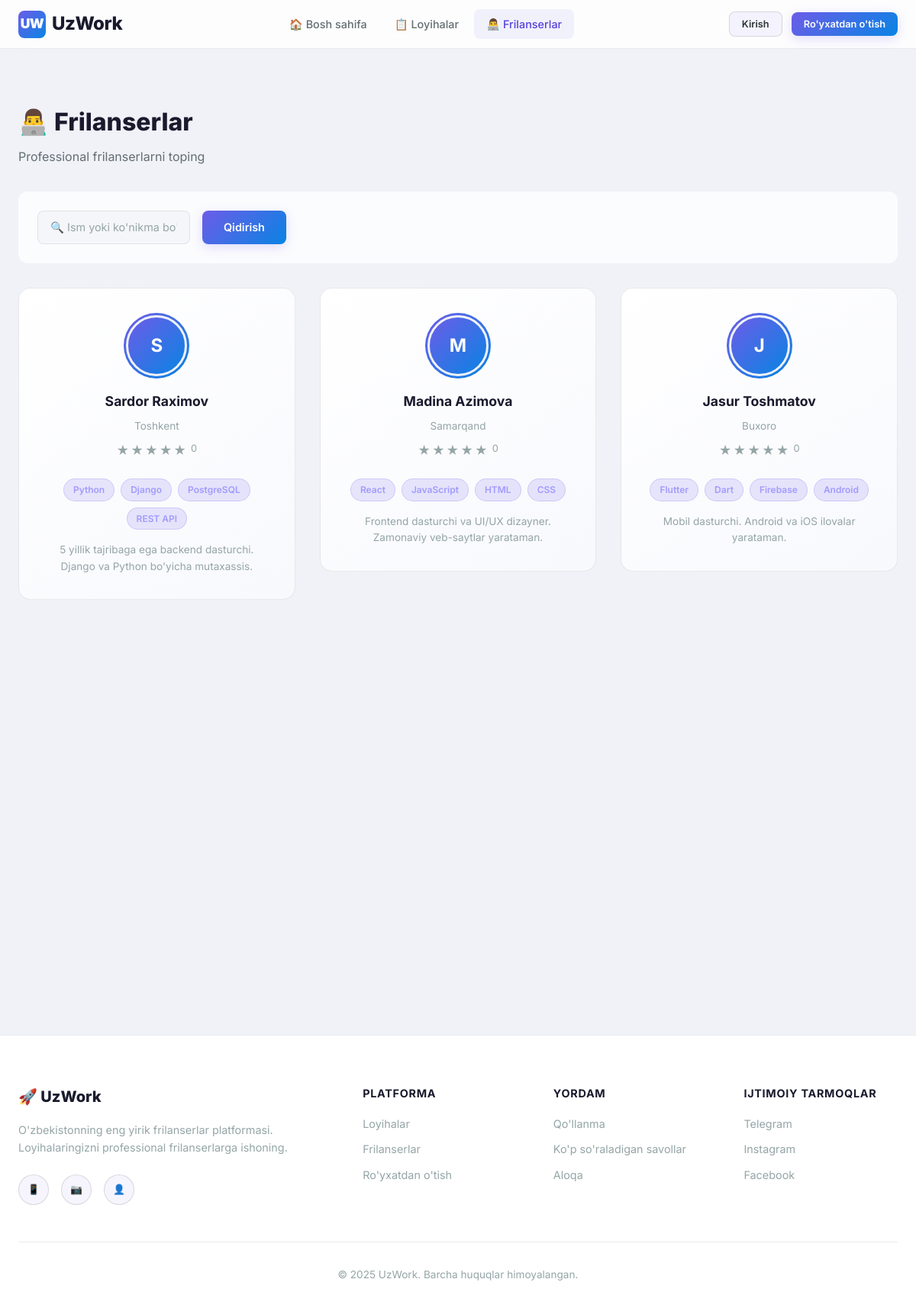
The app's page /accounts/freelancers/ with its own data.
### accounts/models.py (models this page shows, shortened)
class User(AbstractUser):
    ROLE_CHOICES = (
        ('client', 'Buyurtmachi'),
        ('freelancer', 'Frilanser'),
        ('admin', 'Administrator'),
    )
    role = models.CharField(max_length=20, choices=ROLE_CHOICES, default='client', verbose_name="Rol")
    phone = models.CharField(max_length=20, blank=True, verbose_name="Telefon raqam")
    avatar = models.ImageField(upload_to='avatars/', blank=True, null=True, verbose_name="Profil rasmi")
    bio = models.TextField(blank=True, verbose_name="O'zi haqida")
    skills = models.CharField(max_length=500, blank=True, verbose_name="Ko'nikmalar",
                              help_text="Vergul bilan ajrating: masalan, Python, Django, JavaScript")
    location = models.CharField(max_length=100, blank=True, verbose_name="Joylashuv")
    portfolio_url = models.URLField(blank=True, verbose_name="Portfolio havolasi")
    date_joined_display = models.DateTimeField(auto_now_add=True, verbose_name="Ro'yxatdan o'tgan sana")
    class Meta:
        verbose_name = "Foydalanuvchi"
        verbose_name_plural = "Foydalanuvchilar"
    @property
    def average_rating(self):
        from reviews.models import Review
        avg = Review.objects.filter(freelancer=self).aggregate(avg=Avg('rating'))['avg']
        return round(avg, 1) if avg else 0
    @property
    def skills_list(self):
        if self.skills:
            return [s.strip() for s in self.skills.split(',') if s.strip()]
        return []

### accounts/views.py (the view)
# urls.py: path('freelancers/', views.freelancers_list, name='freelancers'),
def freelancers_list(request):
    freelancers = User.objects.filter(role='freelancer')
    query = request.GET.get('q', '')
    skill = request.GET.get('skill', '')
    if query:
        freelancers = freelancers.filter(
            Q(first_name__icontains=query) |
            Q(last_name__icontains=query) |
            Q(skills__icontains=query)
        )
    if skill:
        freelancers = freelancers.filter(skills__icontains=skill)
    return render(request, 'accounts/freelancers.html', {
        'freelancers': freelancers,
        'query': query,
        'skill': skill,
    })

### templates/accounts/freelancers.html (shortened to what this page needs)
{% extends 'base.html' %}
{% block content %}
<div class="page-header">
    <div class="container">
        <h1 style="animation: fadeInUp 0.5s ease both;">👨‍💻 Frilanserlar</h1>
        <p style="animation: fadeInUp 0.5s ease 0.1s both;">Professional frilanserlarni toping</p>
    </div>
</div>
<div class="container" style="padding-bottom: var(--space-3xl);">
    <div class="filters-bar glass reveal">
        <form method="get" style="display:flex; gap:var(--space-md); width:100%; flex-wrap:wrap;">
            <input type="text" name="q" value="{{ query }}" class="form-input search-input" placeholder="🔍 Ism yoki ko'nikma bo'yicha qidirish...">
            <button type="submit" class="btn btn-primary">Qidirish</button>
        </form>
    </div>
    {% if freelancers %}
    <div class="grid grid-3 stagger-children">
        {% for fl in freelancers %}
        <a href="{% url 'profile' username=fl.username %}" style="text-decoration:none; color:inherit;">
            <div class="card freelancer-card card-glow tilt-card reveal">
                <div class="card-body">
                    {% if fl.avatar %}
                        <div class="avatar-ring">
                            <img src="{{ fl.avatar.url }}" class="avatar avatar-lg" alt="">
                        </div>
                    {% else %}
                        <div class="avatar-ring">
                            <div class="avatar-placeholder avatar-lg">{{ fl.first_name|first|default:fl.username|first }}</div>
                        </div>
                    {% endif %}
                    <div class="freelancer-name">{{ fl.get_full_name|default:fl.username }}</div>
                    <div class="freelancer-title">{{ fl.location|default:"O'zbekiston" }}</div>
                    <div class="stars">
                        {% for i in "12345" %}
                            {% if forloop.counter <= fl.average_rating %}★{% else %}<span class="star-empty">★</span>{% endif %}
                        {% endfor %}
                        <span style="color:var(--text-muted); font-size:0.8rem; margin-left:4px;">{{ fl.average_rating }}</span>
                    </div>
                    {% if fl.skills_list %}
                    <div class="profile-skills" style="justify-content:center;">
                        {% for skill in fl.skills_list|slice:":4" %}
                        <span class="tag">{{ skill }}</span>
                        {% endfor %}
                    </div>
                    {% endif %}
                    {% if fl.bio %}
                    <p style="font-size:0.85rem; color:var(--text-muted); margin-top:var(--space-sm); text-align:center;">
                        {{ fl.bio|truncatewords:15 }}
                    </p>
                    {% endif %}
                </div>
            </div>
        </a>
        {% endfor %}
    </div>
    {% else %}
    <div class="empty-state reveal">
        <div class="empty-icon">👨‍💻</div>
        <h3>Frilanserlar topilmadi</h3>
        <p>Qidiruv so'rovini o'zgartirib ko'ring</p>
    </div>
    {% endif %}
</div>
{% endblock %}

### records on screen
User: first_name|first "S", get_full_name "Sardor Raximov", location "Toshkent", average_rating "0", skills_list "Python" "Django" "PostgreSQL" "REST API", bio "5 yillik tajribaga ega backend dasturchi. Django va Python bo'yicha mutaxassis."
User: first_name|first "M", get_full_name "Madina Azimova", location "Samarqand", average_rating "0", skills_list "React" "JavaScript" "HTML" "CSS", bio "Frontend dasturchi va UI/UX dizayner. Zamonaviy veb-saytlar yarataman."
User: first_name|first "J", get_full_name "Jasur Toshmatov", location "Buxoro", average_rating "0", skills_list "Flutter" "Dart" "Firebase" "Android", bio "Mobil dasturchi. Android va iOS ilovalar yarataman."
